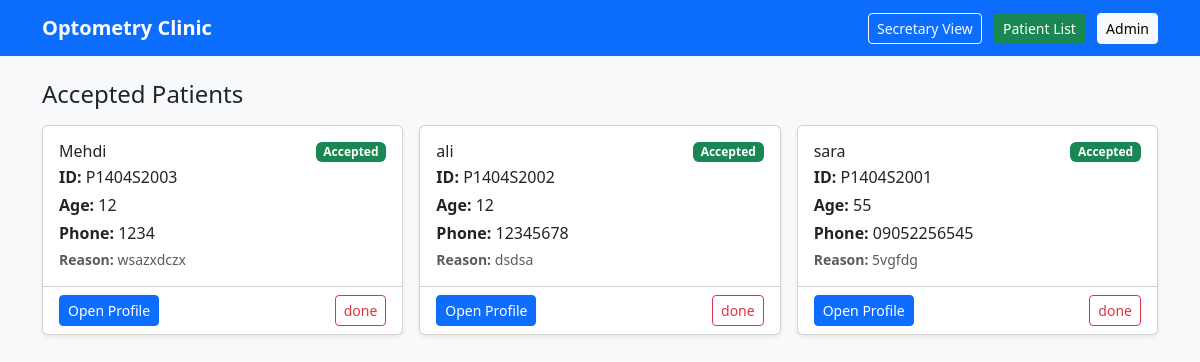
/doctor/, run on an earlier commit of the app's database.
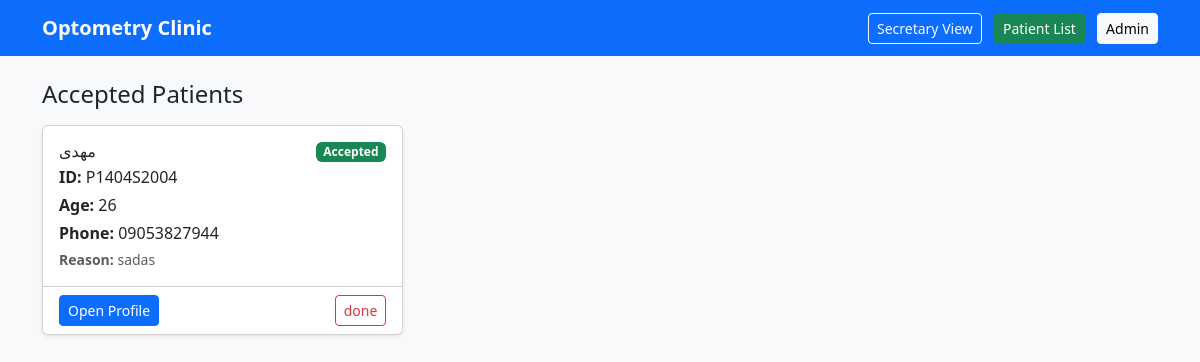
And on a later commit of the database.
### secretary/models.py (models this page shows, shortened)
class Patient(models.Model):
    STATUS_CHOICES = [
        ("waiting", "Waiting (Secretary list)"),
        ("accepted", "Accepted (Doctor list)"),
        ("done", "Done (Removed from both lists)"),
    ]
    patient_id = models.CharField(max_length=20, unique=True, editable=False)
    name = models.CharField(max_length=100)
    family_name = models.CharField(max_length=100)
    phone = models.CharField(max_length=15, blank=True, null=True)
    age = models.PositiveIntegerField()
    gender = models.CharField(max_length=1, choices=[('M','Male'),('F','Female')])
    melli_code = models.CharField(max_length=10,unique=True, blank=True, null=True)
    reason = models.TextField()
    status = models.CharField(max_length=20, choices=STATUS_CHOICES, default='waiting')
    created_at = models.DateTimeField(default=timezone.now)  # ✅ Correct

### doctor/views.py (the view)
# urls.py: path('', views.doctor_dashboard, name='doctor_dashboard'),
def doctor_dashboard(request):
    patients = Patient.objects.filter(status="accepted").order_by('-id')
    return render(request, "doctor/dashboard.html", {"patients": patients})

### doctor/templates/doctor/dashboard.html (shortened to what this page needs)
<!DOCTYPE html>
<html lang="en">
<head>
  <link href="https://cdn.jsdelivr.net/npm/bootstrap@5.3.3/dist/css/bootstrap.min.css" rel="stylesheet"/>
</head>
<body class="bg-light">
  <nav class="navbar navbar-expand-lg navbar-dark bg-primary">
    <div class="container">
      <a class="navbar-brand fw-bold" href="#">Optometry Clinic</a>
      <div class="ms-auto">
        <a class="btn btn-outline-light btn-sm" href="/secretary/">Secretary View</a>
        <a class="btn btn-success btn-sm ms-2" href="{% url 'doctor_patient_list' %}">Patient List</a>
        <a class="btn btn-light btn-sm ms-2" href="/admin/">Admin</a>
      </div>
    </div>
  </nav>
  <main class="container py-4">
    <div class="d-flex align-items-center justify-content-between mb-3">
      <h4 class="mb-0">Accepted Patients</h4>
    </div>
    {% if patients %}
      <div class="row row-cols-1 row-cols-md-2 row-cols-lg-3 g-3">
        {% for patient in patients %}
          <div class="col">
            <div class="card h-100 shadow-sm">
              <div class="card-body">
                <div class="d-flex justify-content-between align-items-start">
                  <h6 class="card-title mb-1">{{ patient.name }}</h6>
                  {% if patient.status == 'accepted' %}
                    <span class="badge bg-success">Accepted</span>
                  {% elif patient.status == 'waiting' %}
                    <span class="badge bg-warning">Waiting</span>
                  {% endif %}
                </div>
                <p class="mb-1"><strong>ID:</strong> {{ patient.patient_id }}</p>
                <p class="mb-1"><strong>Age:</strong> {{ patient.age }}</p>
                {% if patient.phone %}
                  <p class="mb-1"><strong>Phone:</strong> {{ patient.phone }}</p>
                {% endif %}
                <p class="text-muted small mb-0"><strong>Reason:</strong> {{ patient.reason }}</p>
              </div>
              <div class="card-footer bg-white d-flex justify-content-between">
                <a class="btn btn-sm btn-primary" href="{% url 'patient_profile' patient.patient_id %}">Open Profile</a>
                {% if patient.status == 'accepted' %}
                  <form method="POST" action="{% url 'remove_from_accepted' patient.patient_id %}" class="d-inline">
                    <button type="submit" class="btn btn-sm btn-outline-danger"
                            onclick="return confirm('Remove from accepted list?');">
                        done
                    </button>
                  </form>
                {% endif %}
              </div>
            </div>
          </div>
        {% endfor %}
      </div>
    {% else %}
      <div class="alert alert-info">No accepted patients yet.</div>
    {% endif %}
  </main>
</body>
</html>

What changed in the data, as far as the page shows it:
no longer on this page (row edited): Patient: name "Mehdi", status "Accepted", patient_id "P1404S2003", age "12", phone "1234", reason "wsazxdczx"
no longer on this page (row edited): Patient: name "ali", status "Accepted", patient_id "P1404S2002", age "12", phone "12345678", reason "dsdsa"
no longer on this page (row edited): Patient: name "sara", status "Accepted", patient_id "P1404S2001", age "55", phone "09052256545", reason "5vgfdg"
added Patient: name "مهدی", status "Accepted", patient_id "P1404S2004", age "26", phone "09053827944", reason "sadas"
